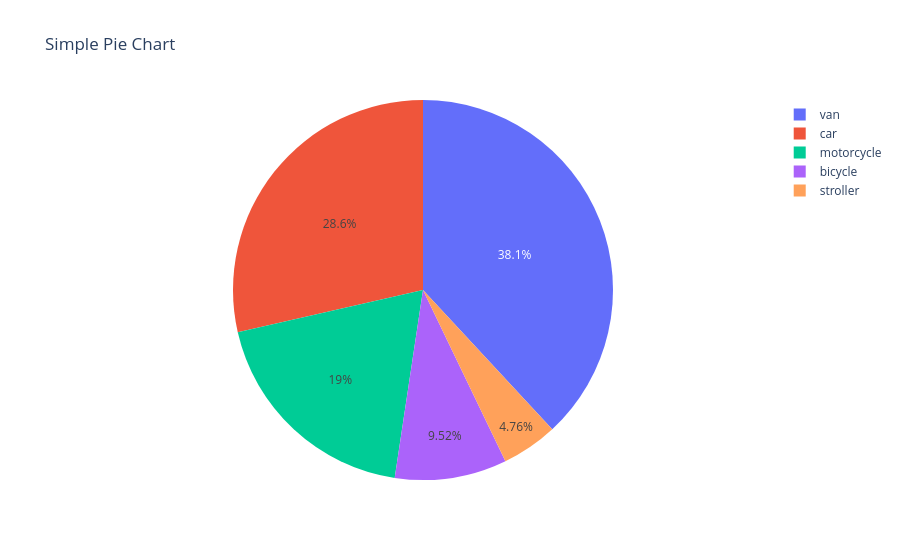

Notebook code cell kept with this figure:
### Code cell
fig = go.Figure(
    data=[
        go.Pie(
            labels=['bicycle', 'motorcycle', 'car', 'van', 'stroller'],
            values=[1, 2, 3, 4, 0.5]
        )
    ]
)

fig.update_layout(title="Simple Pie Chart")

fig.show()

### Figure 1 — Plotly figure (JSON) as saved in the notebook; plotly's stock layout.template omitted (floating-point values rounded to 4 significant figures)
{"data": [{"labels": ["bicycle", "motorcycle", "car", "van", "stroller"], "type": "pie", "values": [1, 2, 3, 4, 0.5]}], "layout": {"title": {"text": "Simple Pie Chart"}}}
